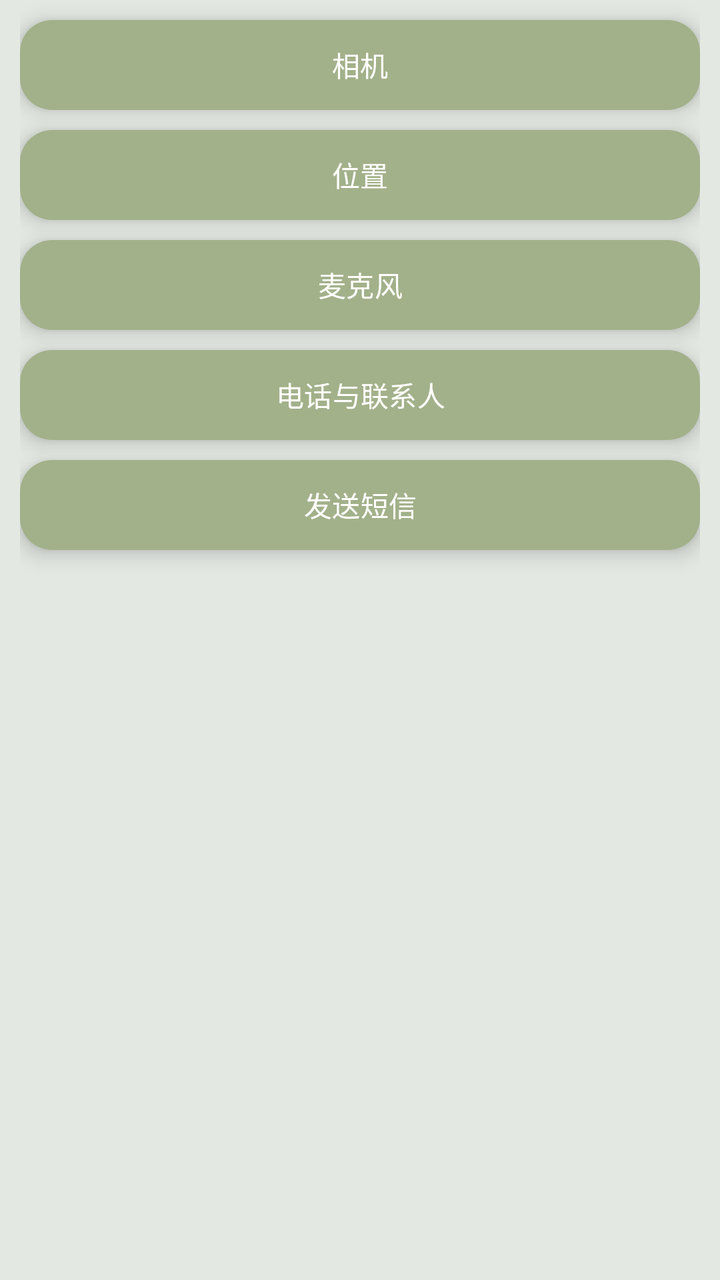
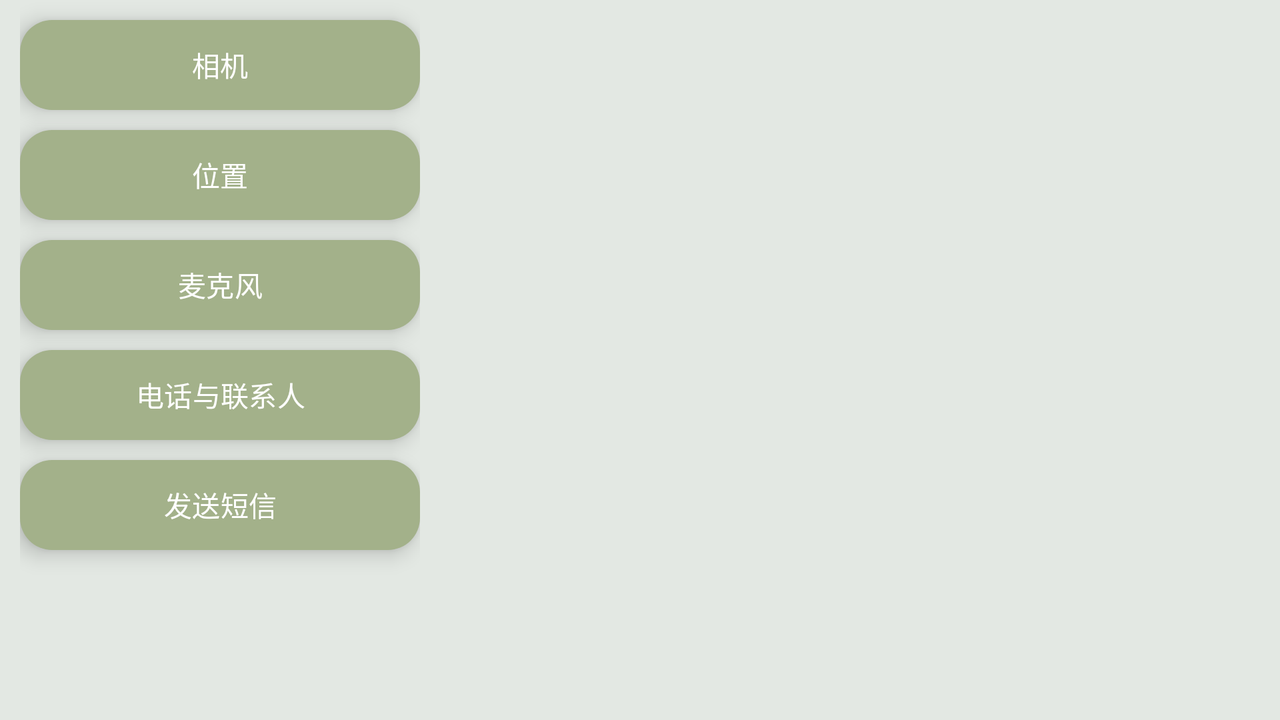

First picture: res/layout/ on a phone held upright. Second picture: the repository's own variant of that layout, on a device whose configuration matches the variant's folder. Source for both follows.
<!-- AndroidManifest.xml: application theme Theme.MyApplication -->
<!-- res/layout/activity_permissions.xml -->
<?xml version="1.0" encoding="utf-8"?>
<LinearLayout xmlns:android="http://schemas.android.com/apk/res/android"
    xmlns:app="http://schemas.android.com/apk/res-auto"
    android:layout_width="match_parent"
    android:layout_height="match_parent"
    android:background="@color/background_color">

    <LinearLayout
        android:layout_width="match_parent"
        android:layout_height="match_parent"
        android:layout_marginStart="@dimen/margin_10"
        android:layout_marginEnd="@dimen/margin_10"
        android:orientation="vertical">

        <com.google.android.material.button.MaterialButton
            android:id="@+id/btn_camera"
            style="@style/AppButton.Primary"
            android:layout_width="match_parent"
            android:layout_height="@dimen/button_big_h"
            android:layout_marginTop="@dimen/margin_10"
            android:text="@string/camera" />

        <com.google.android.material.button.MaterialButton
            android:id="@+id/btn_location"
            style="@style/AppButton.Primary"
            android:layout_width="match_parent"
            android:layout_height="@dimen/button_big_h"
            android:layout_marginTop="@dimen/margin_10"
            android:text="@string/location" />

        <com.google.android.material.button.MaterialButton
            android:id="@+id/btn_mic"
            style="@style/AppButton.Primary"
            android:layout_width="match_parent"
            android:layout_height="@dimen/button_big_h"
            android:layout_marginTop="@dimen/margin_10"
            android:text="@string/microphone" />

        <com.google.android.material.button.MaterialButton
            android:id="@+id/btn_callphone"
            style="@style/AppButton.Primary"
            android:layout_width="match_parent"
            android:layout_height="@dimen/button_big_h"
            android:layout_marginTop="@dimen/margin_10"
            android:text="@string/phone_and_contact" />

        <com.google.android.material.button.MaterialButton
            android:id="@+id/btn_send_sms"
            style="@style/AppButton.Primary"
            android:layout_width="match_parent"
            android:layout_height="@dimen/button_big_h"
            android:layout_marginTop="@dimen/margin_10"
            android:text="@string/send_sms" />

        <ImageView
            android:id="@+id/img_preview"
            android:layout_width="match_parent"
            android:layout_marginTop="@dimen/margin_10"
            android:layout_marginStart="@dimen/margin_10"
            android:layout_marginEnd="@dimen/margin_10"
            android:layout_height="240dp"
            android:scaleType="centerCrop" />
    </LinearLayout>
</LinearLayout>
<!-- resources referenced by this layout -->
<resources>
  <color name="background_color">#E3E8E3</color>
  <dimen name="button_big_h">45dp</dimen>
  <dimen name="margin_10">10dp</dimen>
  <string name="camera">相机</string>
  <string name="location">位置</string>
  <string name="microphone">麦克风</string>
  <string name="phone_and_contact">电话与联系人</string>
  <string name="send_sms">发送短信</string>
  <style name="AppButton.Primary">
          <item name="android:stateListAnimator">@animator/btn_physical_press</item>
          <item name="android:elevation">6dp</item>
          <item name="backgroundTint">@color/btn_bg</item>
          <item name="android:textColor">@color/btn_text_color</item>
          <item name="android:textSize">14sp</item>
      </style>
  <style name="Theme.MyApplication" parent="Theme.Material3.DayNight.NoActionBar">
          <item name="android:statusBarColor">@color/background_color</item>
          <item name="android:windowLightStatusBar">?attr/isLightTheme</item>
          <item name="android:navigationBarColor">@color/background_color</item>
          <item name="android:windowLightNavigationBar">?attr/isLightTheme</item>
          <item name="android:windowLayoutInDisplayCutoutMode">shortEdges</item>
          <item name="android:windowDrawsSystemBarBackgrounds">true</item>
      </style>
  <color name="btn_bg">#A3B18A</color>
  <color name="btn_text_color">#FFFFFF</color>
</resources>
<!-- res/layout-land/activity_permissions.xml (the repository's variant of the layout above) -->
<!-- drawn on the phone turned sideways -->
<?xml version="1.0" encoding="utf-8"?>
<LinearLayout xmlns:android="http://schemas.android.com/apk/res/android"
    android:layout_width="match_parent"
    android:layout_height="match_parent"
    xmlns:app="http://schemas.android.com/apk/res-auto"
    android:background="@color/background_color"
    android:orientation="horizontal">

    <LinearLayout
        android:layout_width="0dp"
        android:layout_height="match_parent"
        android:layout_marginStart="@dimen/margin_10"
        android:layout_marginEnd="@dimen/margin_5"
        android:layout_weight="1"
        android:orientation="vertical">

        <Button
            android:id="@+id/btn_camera"
            android:layout_width="match_parent"
            android:layout_height="@dimen/button_big_h"
            android:layout_marginTop="@dimen/margin_10"
            style="@style/AppButton.Primary"
            android:text="@string/camera" />

        <com.google.android.material.button.MaterialButton
            android:id="@+id/btn_location"
            android:layout_width="match_parent"
            android:layout_height="@dimen/button_big_h"
            android:layout_marginTop="@dimen/margin_10"
            style="@style/AppButton.Primary"
            android:text="@string/location" />

        <com.google.android.material.button.MaterialButton
            android:id="@+id/btn_mic"
            android:layout_width="match_parent"
            android:layout_height="@dimen/button_big_h"
            android:layout_marginTop="@dimen/margin_10"
            style="@style/AppButton.Primary"
            android:text="@string/microphone" />

        <com.google.android.material.button.MaterialButton
            android:id="@+id/btn_callphone"
            android:layout_width="match_parent"
            android:layout_height="@dimen/button_big_h"
            android:layout_marginTop="@dimen/margin_10"
            style="@style/AppButton.Primary"
            android:text="@string/phone_and_contact" />

        <com.google.android.material.button.MaterialButton
            android:id="@+id/btn_send_sms"
            android:layout_width="match_parent"
            android:layout_height="@dimen/button_big_h"
            android:layout_marginTop="@dimen/margin_10"
            style="@style/AppButton.Primary"
            android:text="@string/send_sms" />
    </LinearLayout>

    <LinearLayout
        android:layout_width="0dp"
        android:layout_height="match_parent"
        android:layout_marginStart="@dimen/margin_5"
        android:layout_marginEnd="@dimen/margin_5"
        android:layout_weight="1"
        android:orientation="vertical">

    </LinearLayout>

    <LinearLayout
        android:layout_width="0dp"
        android:layout_height="match_parent"
        android:layout_marginStart="@dimen/margin_5"
        android:layout_marginEnd="@dimen/margin_10"
        android:layout_weight="1"
        android:orientation="vertical">

        <ImageView
            android:id="@+id/img_preview"
            android:layout_width="match_parent"
            android:layout_height="0dp"
            android:layout_weight="1"
            android:scaleType="centerCrop" />

        <LinearLayout
            android:layout_width="match_parent"
            android:layout_height="0dp"
            android:layout_weight="2">

        </LinearLayout>
    </LinearLayout>
</LinearLayout>
<!-- resources referenced by the variant -->
<!-- as the phone turned sideways resolves them -->
<resources>
  <color name="background_color">#E3E8E3</color>
  <dimen name="button_big_h">45dp</dimen>
  <dimen name="margin_10">10dp</dimen>
  <dimen name="margin_5">5dp</dimen>
  <string name="camera">相机</string>
  <string name="location">位置</string>
  <string name="microphone">麦克风</string>
  <string name="phone_and_contact">电话与联系人</string>
  <string name="send_sms">发送短信</string>
  <style name="AppButton.Primary">
          <item name="android:stateListAnimator">@animator/btn_physical_press</item>
          <item name="android:elevation">6dp</item>
          <item name="backgroundTint">@color/btn_bg</item>
          <item name="android:textColor">@color/btn_text_color</item>
          <item name="android:textSize">14sp</item>
      </style>
  <style name="Theme.MyApplication" parent="Theme.Material3.DayNight.NoActionBar">
          <item name="android:statusBarColor">@color/background_color</item>
          <item name="android:windowLightStatusBar">?attr/isLightTheme</item>
          <item name="android:navigationBarColor">@color/background_color</item>
          <item name="android:windowLightNavigationBar">?attr/isLightTheme</item>
          <item name="android:windowLayoutInDisplayCutoutMode">shortEdges</item>
          <item name="android:windowDrawsSystemBarBackgrounds">true</item>
      </style>
  <color name="btn_bg">#A3B18A</color>
  <color name="btn_text_color">#FFFFFF</color>
</resources>
